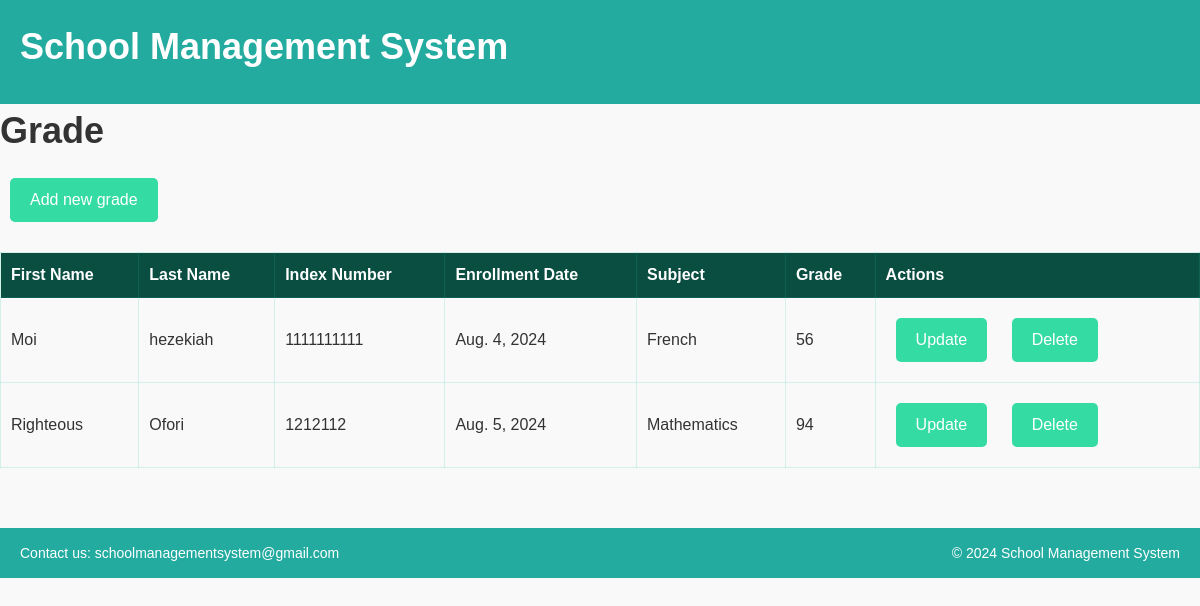
The app's page /grade/ with its own data.
### school_management/models.py (models this page shows, shortened)
class Student(models.Model):
    id = models.AutoField(primary_key=True)
    first_name = models.CharField(max_length=30)
    last_name = models.CharField(max_length=30)
    index_number = models.CharField(max_length=10, unique=True, null=True)
    enrollment_date = models.DateField(auto_now_add=True)

class Grade(models.Model):
    student = models.ForeignKey(Student, on_delete=models.CASCADE)
    subject = models.CharField(max_length=100)
    grade = models.CharField(max_length=2)

### school_management/views.py (the view)
# urls.py: path('grade/', views.grade_list, name='grade_list'),
def grade_list(request):
    students = Student.objects.all()
    grades = Grade.objects.all()
    student_grades = zip(students, grades)
    return render(request, 'school_management/grade_list.html', {'student_grades': student_grades})

### school_management/templates/school_management/grade_list.html (shortened to what this page needs)
<!DOCTYPE html>
{% load static %}
<html>
<head>
    <link rel="stylesheet" type="text/css" href="{% static 'css/student_list.css' %}">
</head>
<body>
    <header>
        <div>
            <div class="logo">
                <h1 class="company-name">
                    <span>S</span>chool
                    <span>Management</span> System
                </h1>
            </div>
        </div>
    </header>
    <h1>Grade</h1>
    <a href="{% url 'add_grade' %}">Add new grade</a>
    <table>
        <tr>
            <th>First Name</th>
            <th>Last Name</th>
            <th>Index Number</th>
            <th>Enrollment Date</th>
            <th>Subject</th>
            <th>Grade</th>
            <th>Actions</th>
        </tr>
        {% for student, grade in student_grades %}
         <tr>
            <td>{{ student.first_name }}</td>
            <td>{{ student.last_name }}</td>
            <td>{{ student.index_number }}</td>
            <td>{{ student.enrollment_date }}</td>
            <td>{{ grade.subject }}</td>
            <td>{{ grade.grade }}</td>
            <td>
                <a href="{% url 'grade_update' pk=grade.pk %}">Update</a>
                <a href="{% url 'delete_grade' pk=grade.pk %}">Delete</a>
            </td>
        </tr>
        {% endfor %}
    </table>
    <footer>
        <div class="footer-content">
            <p>Contact us: schoolmanagementsystem@gmail.com </p>
            <p>&copy; 2024 School Management System</p>
        </div>
    </footer>
</body>
</html>

### school_management/static/css/student_list.css (style rules this page uses)
* { box-sizing: border-box; margin: 0; padding: 0; }
body { font-family: Arial, sans-serif; font-size: 16px; line-height: 1.5; color: #333333; background-color: #f9f9f9; }
header { background-color: #23aba0; color: #fff; padding: 20px; text-align: center; }
h1 { font-size: 36px; margin-bottom: 10px; }
.logo { display: flex; align-items: center; }
a { display: inline-block; margin: 10px; padding: 10px 20px; color: #fff; background-color: #34dba3; text-decoration: none; border-radius: 5px; transition: background-color 0.3s ease; }
table { width: 100%; border-collapse: collapse; margin: 20px 0; border-radius: 10px; }
table, th, td { border: 1px solid rgba(37, 194, 168, 0.17); }
th, td { padding: 10px; text-align: left; }
th { background-color: rgb(10, 77, 65); color: #fff; }
.footer-content { display: flex; justify-content: space-between; align-items: center; margin-top: 20px; padding: 0 20px; color: #fff; font-size: 14px; line-height: 1.5; text-align: center; background-color:#23aba0; height: 50px; margin-top: 5%; }
.footer-content p { margin: 0; }

### records on screen
Student: first_name "Moi", last_name "hezekiah", index_number "1111111111", enrollment_date "Aug. 4, 2024", subject "French", grade "56"
Student: first_name "Righteous", last_name "Ofori", index_number "1212112", enrollment_date "Aug. 5, 2024", subject "Mathematics", grade "94"
